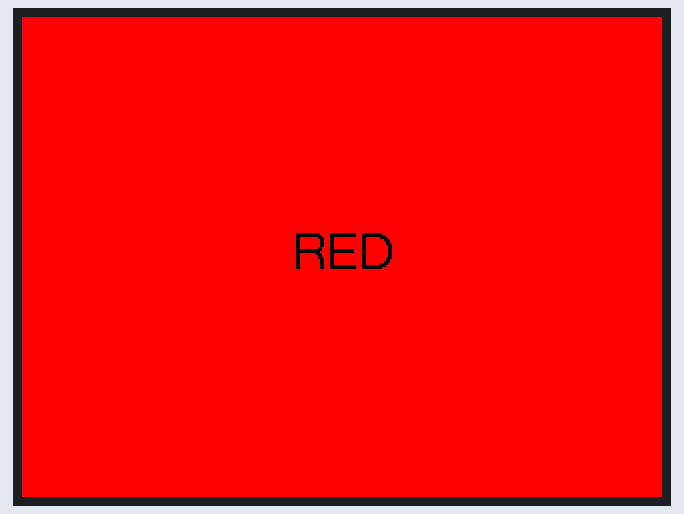
This sketch was run on a simulated ESP32-S3. Parts: 320×240 colour display. What the sketch prints to the serial monitor is not drawn.

Above: at 1.1 s.
At 1.9 s:
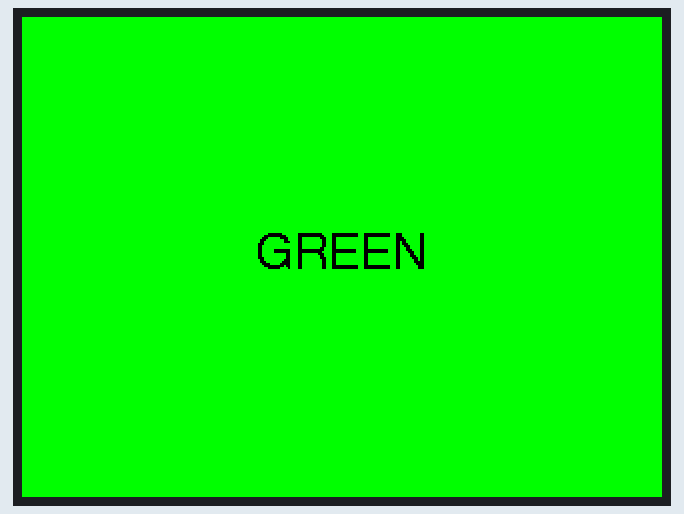
At 2.6 s:
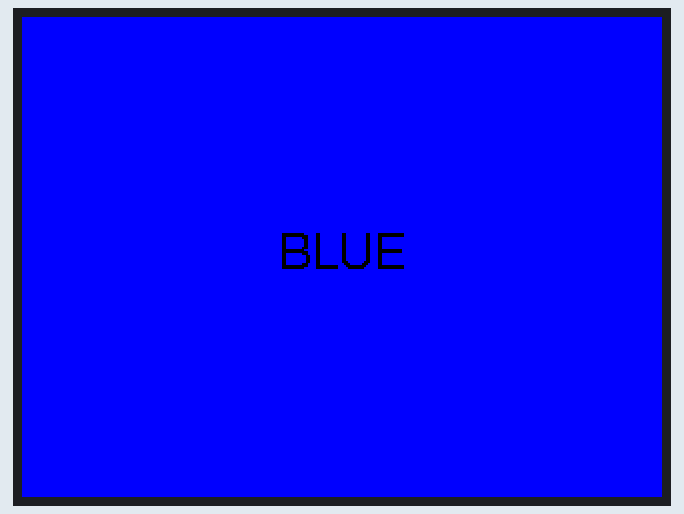
At 4.2 s:
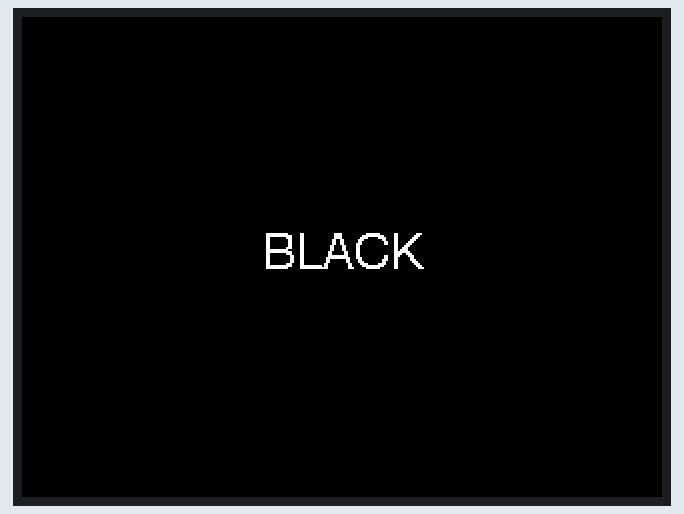
At 5.0 s:
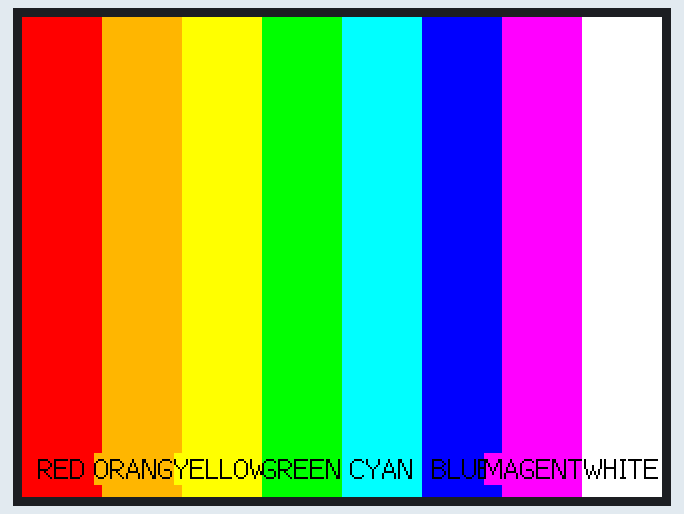
At 6.9 s:
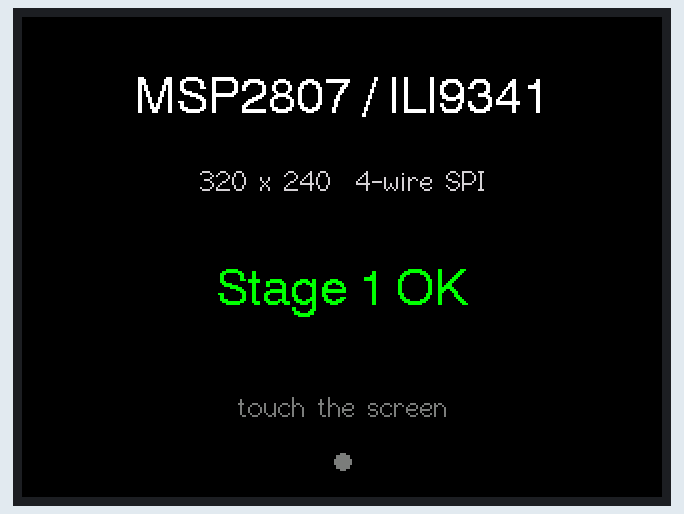

The sketch:

stage1_display.ino
```cpp
/*
 * ============================================================
 * 阶段 1：MSP2807 屏幕自检
 * 屏幕：2.8" 320x240 ILI9341 + XPT2046 触摸
 * 主控：YD-ESP32-S3 N16R8
 * ============================================================
 *
 * 烧录后现象：
 *   1. 红 → 绿 → 蓝 → 白 → 黑 全屏切换
 *   2. 8 色竖条
 *   3. 停在信息页，显示 "Stage 1 OK"
 *   4. 串口打印分辨率和触摸原始坐标
 *
 * 依赖：
 *   - TFT_eSPI 库（Bodmer）
 *   - 用本目录的 User_Setup.h 覆盖库里的同名文件
 * ============================================================
 */

#include <TFT_eSPI.h>

TFT_eSPI tft = TFT_eSPI();

// 画 8 色竖条
static void drawColorBars() {
  const uint16_t colors[8] = {
    TFT_RED, TFT_ORANGE, TFT_YELLOW, TFT_GREEN,
    TFT_CYAN, TFT_BLUE, TFT_MAGENTA, TFT_WHITE
  };
  const char* names[8] = {
    "RED", "ORANGE", "YELLOW", "GREEN",
    "CYAN", "BLUE", "MAGENTA", "WHITE"
  };

  int barW = tft.width() / 8;
  for (int i = 0; i < 8; i++) {
    tft.fillRect(i * barW, 0, barW, tft.height(), colors[i]);
    tft.setTextDatum(BC_DATUM);
    tft.setTextColor(TFT_BLACK, colors[i]);
    tft.drawString(names[i], i * barW + barW / 2, tft.height() - 6, 2);
  }
}

// 单色全屏 + 居中文字
static void showSolid(uint16_t color, const char* name) {
  tft.fillScreen(color);
  tft.setTextDatum(MC_DATUM);
  uint16_t fg = (color == TFT_BLACK) ? TFT_WHITE : TFT_BLACK;
  tft.setTextColor(fg, color);
  tft.drawString(name, tft.width() / 2, tft.height() / 2, 4);
  Serial.printf("fill: %s\n", name);
  delay(700);
}

void setup() {
  Serial.begin(115200);
  delay(800);

  Serial.println();
  Serial.println("========================================");
  Serial.println(" Stage 1 : MSP2807 / ILI9341 self test");
  Serial.println("========================================");

  // 背光先打开，便于排查"黑屏但程序在跑"
#ifdef TFT_BL
  pinMode(TFT_BL, OUTPUT);
  digitalWrite(TFT_BL, TFT_BACKLIGHT_ON);
  Serial.println("backlight: ON (GPIO7)");
#endif

  tft.init();
  tft.setRotation(1);            // 横屏 320 x 240
  Serial.printf("resolution: %d x %d\n", tft.width(), tft.height());

  // 1. 纯色测试
  showSolid(TFT_RED,   "RED");
  showSolid(TFT_GREEN, "GREEN");
  showSolid(TFT_BLUE,  "BLUE");
  showSolid(TFT_WHITE, "WHITE");
  showSolid(TFT_BLACK, "BLACK");

  // 2. 色条测试
  drawColorBars();
  Serial.println("color bars drawn");
  delay(1800);

  // 3. 信息页
  tft.fillScreen(TFT_BLACK);
  tft.setTextDatum(MC_DATUM);

  tft.setTextColor(TFT_WHITE, TFT_BLACK);
  tft.drawString("MSP2807 / ILI9341", tft.width() / 2, 42, 4);

  tft.setTextColor(TFT_LIGHTGREY, TFT_BLACK);
  tft.drawString("320 x 240  4-wire SPI", tft.width() / 2, 82, 2);

  tft.setTextColor(TFT_GREEN, TFT_BLACK);
  tft.drawString("Stage 1 OK", tft.width() / 2, 138, 4);

  tft.setTextColor(TFT_DARKGREY, TFT_BLACK);
  tft.drawString("touch the screen", tft.width() / 2, 195, 2);

  // 触摸指示点
  tft.fillCircle(160, 222, 4, TFT_DARKGREY);

  Serial.println("display test done, touch test running...");
  Serial.println("press the screen to see raw coordinates");
}

void loop() {
#ifdef TOUCH_CS
  static bool lastPressed = false;
  uint16_t x = 0, y = 0;

  bool pressed = tft.getTouchRaw(&x, &y);

  if (pressed && !lastPressed) {
    Serial.printf("TOUCH raw: x=%u  y=%u\n", x, y);
    tft.fillCircle(160, 222, 4, TFT_RED);
  } else if (!pressed && lastPressed) {
    Serial.println("TOUCH released");
    tft.fillCircle(160, 222, 4, TFT_DARKGREY);
  }
  lastPressed = pressed;
#endif

  delay(30);
}
```

Measured:
- what the display in image 0 shows lasts 0.8 s, from 1.0 s to 1.8 s
- what the display in image 4 shows lasts 2.0 s, from 4.9 s to 6.9 s
